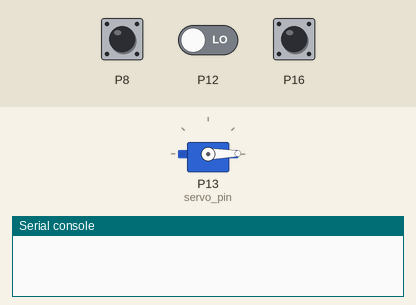
Recording of a program running on a simulated BBC micro:bit running MicroPython. On the bench: servo, the last lines printed to the serial console. The inputs (shaded band) are chosen by the test bench; at power-on: P16 LOW, P8 LOW, P12 LOW. Servo angles are drawn from the pulse width (0.5 ms = 0°, 2.5 ms = 180°).

Above: at 1.2 s.
1.3 s: P16 pulled HIGH for 0.15 s
At 2.1 s:
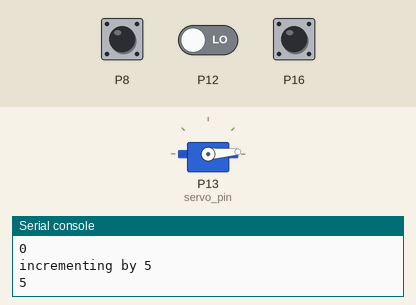
2.9 s: P8 pulled HIGH for 0.15 s
At 3.4 s:
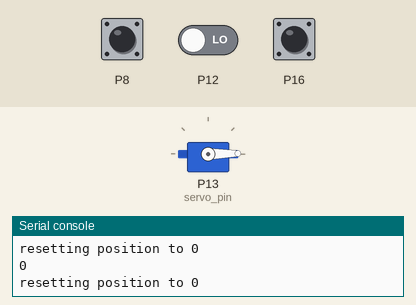
4.5 s: P16 pulsed HIGH 5 times (0.12 s each, 0.3 s apart)
At 6.7 s:
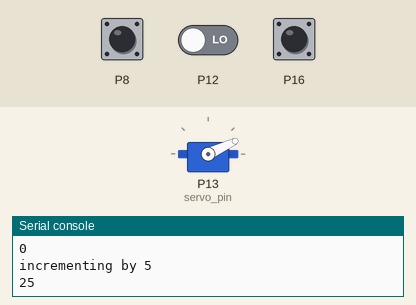
7.5 s: P16 pulled HIGH for 1 s
At 8.1 s:
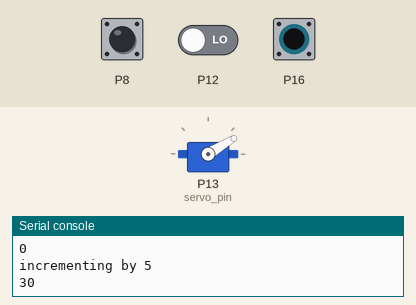
10.0 s: P8 pulled HIGH for 1 s
At 11.2 s:
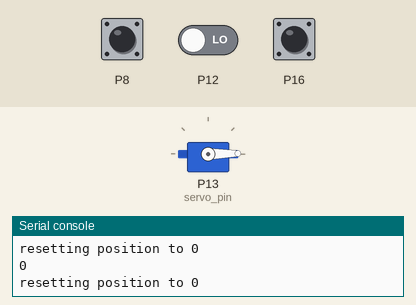
Timing chart, 0 to 13.0 s (numbered marks = the images above; inputs shaded):
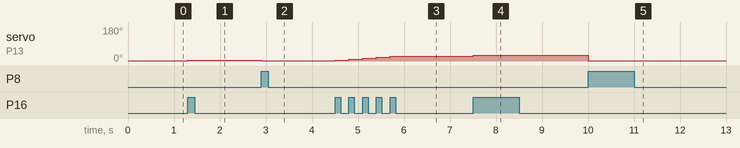

Measured:
- after the input at 1.3 s, servo on P13 (servo_pin): 1° → 4° at once
- after the input at 2.9 s, servo on P13 (servo_pin): 4° → 1° at once
- after the input at 4.5 s, servo on P13 (servo_pin): moves from 1° to 25° over 1.2 s, starting at once
- after the input at 7.5 s, servo on P13 (servo_pin): 25° → 31° at once
- after the input at 10.0 s, servo on P13 (servo_pin): 31° → 1° at once

The program:

servo_rotary_encoder.py
```python
from microbit import *
# Servo control:
# 100 = 1 millisecond pulse all right
# 200 = 2 millisecond pulse all left
# 150 = 1.5 millisecond pulse center

# Set up the servo pin.
# You can choose pinX (where X is the
# number next to the pin on your board)
servo_pin = pin13 # change 13 to the pin you have the yellow/orange wire connected to
servo_pin.set_analog_period(20)

def move_to_angle(angle, min_angle=0, max_angle=180):
    min_width, max_width = 0.5, 2.5
    width = (angle / max_angle) * (max_width - min_width) + min_width
    set_pulse(width)

def set_pulse(width):
    servo_pin.write_analog(1023 * width / 20)

position = 0
MAX_POSITION = 180
MIN_POSITION = 0
last_a = 0
last_b = 0
last_s = 0
b = pin12.read_digital()
last_pos = position
move_to_angle(position)

while True:
    a = pin16.read_digital()
    s = pin8.read_digital()
    if a != last_a and a:
        print(a, last_a)
        b = pin12.read_digital()
        print(b)
        if b != a:
            print("incrementing by 5")
            position = min(position + 5, MAX_POSITION)
        else:
            print("decrementing by 5")
            position = max(position - 5, MIN_POSITION)
    elif s != last_s:
        print("resetting position to 0")
        position = 0
    if position != last_pos:
        print(position)
        move_to_angle(position)
    last_a, last_s, last_pos = a, s, position
```
